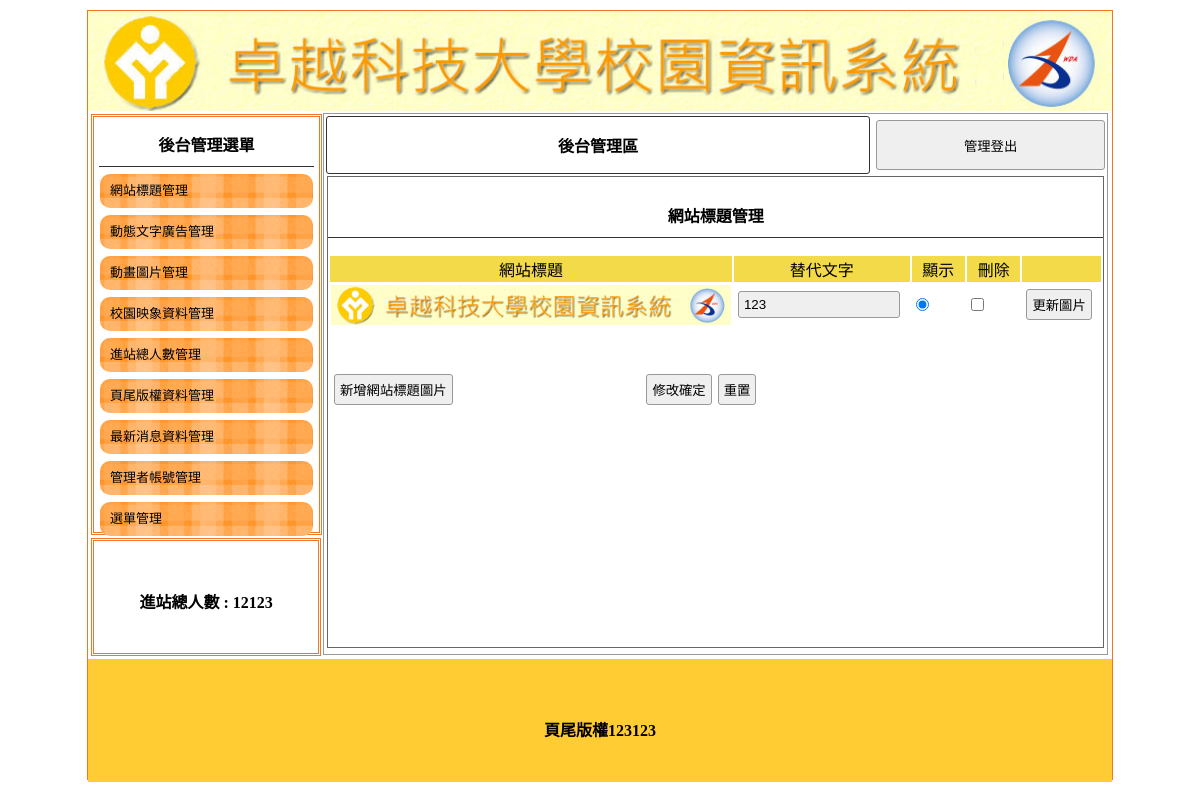
The app's page /admin.php with its own data.
### tables this page shows
CREATE TABLE `title` (
  `id` int(11) NOT NULL,
  `file` text NOT NULL,
  `text` text NOT NULL,
  `display` int(11) NOT NULL
);

CREATE TABLE `total` (
  `total` int(11) NOT NULL
);

CREATE TABLE `bottom` (
  `bottom` text NOT NULL
);

### sql.php (called while the page is built, shortened)
<?php
	$link = mysqli_connect("localhost", "root", "", "dbxx");
	mysqli_query($link, "set names utf8");
	function mq($sql)
	{
		global $link;
		return mysqli_query($link, $sql);
	}
	function fa($r)
	{
		return mysqli_fetch_array($r);
	}
	function fa2(&$row, $r)
	{
		return $row = mysqli_fetch_array($r);
	}
	function sql($tb, $dis)
	{
		$r = "select * from ".$tb;
		if($dis) 	$r .= " where display = 1";
		return $r;
	}
	$result = mq(sql("title", 1));
	while(fa2($row, $result))
	{
		$title = "img/".$row["file"];
		$title_text = $row["text"];
	}
	$bottom = fa(mq(sql("bottom", 0)))[0];
	$total = fa(mq(sql("total", 0)))[0];
?>

### atitle.php (the view, shortened to what this page needs)
                        <p class="t cent botli">網站標題管理</p>
    <form method="post" action="api.php?do=title">
<table width="100%">
	<tbody><tr class="yel">
    	<td width="45%">網站標題</td><td width="23%">替代文字</td><td width="7%">顯示</td><td width="7%">刪除</td><td></td>
                </tr>
	<?php
		$result = mq(sql("title", 0));
		while(fa2($row, $result))
		{
			?>
			<tr>
			<td><img src="img/<?=$row["file"]?>" width="400"></td>
			<td><input type="text" value="<?=$row["text"]?>" name="text[<?=$row["id"]?>]"></td>
			<td><input type="radio" value="<?=$row["id"]?>" name="display" <?=($row["display"])?"checked":""?>></td>
			<td><input type="checkbox" value="<?=$row["id"]?>" name="del[]"></td>
			<td><input type="button" onclick="op('#cover','#cvr','view.php?do=uptitle&id=<?=$row["id"]?>')" value="更新圖片"></td>
			</tr>
			<?php
		}
	?>
</tbody></table>
       <table style="margin-top:40px; width:70%;">
 <tbody><tr>
  <td width="200px"><input type="button" onclick="op(&#39;#cover&#39;,&#39;#cvr&#39;,&#39;view.php?do=ntitle&#39;)" value="新增網站標題圖片"></td><td class="cent"><input type="submit" value="修改確定"><input type="reset" value="重置"></td>
 </tr>
</tbody></table>
    </form>

### admin.php (shortened to what this page needs)
<!DOCTYPE html PUBLIC "-//W3C//DTD XHTML 1.0 Transitional//EN" "http://www.w3.org/TR/xhtml1/DTD/xhtml1-transitional.dtd">
<html xmlns="http://www.w3.org/1999/xhtml"><head><meta http-equiv="Content-Type" content="text/html; charset=UTF-8">
<link href="./Management page_files/css.css" rel="stylesheet" type="text/css">
</head>
<?php include "sql.php"?>
<body>
	<div id="main">
    	<a title="<?=$title_text?>" href="index.php"><div class="ti" style="background:url(&#39;<?=$title?>&#39;); background-size:cover;"></div></a>
        	<div id="ms">
             	<div id="lf" style="float:left;">
            		<div id="menuput" class="dbor">
                    	                    		<span class="t botli">後台管理選單</span>
                			                            <a style="color:#000; font-size:13px; text-decoration:none;" href="admin.php">
                            	<div class="mainmu">
                    			網站標題管理             			</div>
                            </a>
							                            <a style="color:#000; font-size:13px; text-decoration:none;" href="?do=admin&redo=ad">
                            	<div class="mainmu">
                    			動態文字廣告管理                    			</div>
                            </a>
							                            <a style="color:#000; font-size:13px; text-decoration:none;" href="?do=admin&redo=mvim">
                            	<div class="mainmu">
                    			動畫圖片管理                    			</div>
                            </a>
							                            <a style="color:#000; font-size:13px; text-decoration:none;" href="?do=admin&redo=image">
                            	<div class="mainmu">
                    			校園映象資料管理                    			</div>
                            </a>
										    <a style="color:#000; font-size:13px; text-decoration:none;" href="?do=admin&redo=total">
                            	<div class="mainmu">
                    			進站總人數管理                    			</div>
                            </a>
							                            <a style="color:#000; font-size:13px; text-decoration:none;" href="?do=admin&redo=bottom">
                            	<div class="mainmu">
                    			頁尾版權資料管理                    			</div>
                            </a>
							                            <a style="color:#000; font-size:13px; text-decoration:none;" href="?do=admin&redo=news">
                            	<div class="mainmu">
                    			最新消息資料管理                    			</div>
                            </a>
							                            <a style="color:#000; font-size:13px; text-decoration:none;" href="?do=admin&redo=admin">
                            	<div class="mainmu">
                    			管理者帳號管理                    			</div>
                            </a>
										    <a style="color:#000; font-size:13px; text-decoration:none;" href="?do=admin&redo=menu">
                            	<div class="mainmu">
                    			選單管理                    			</div>
                            </a>
							                    </div>
                    <div class="dbor" style="margin:3px; width:95%; height:20%; line-height:100px;">
                    	<span class="t">進站總人數 :
                        	<?=$total?>                        </span>
                    </div>
        		</div>
                <div class="di" style="height:540px; border:#999 1px solid; width:76.5%; margin:2px 0px 0px 0px; float:left; position:relative; left:20px;">
                                                    <table width="100%">
                                	<tbody><tr>
                                    	<td style="width:70%;font-weight:800; border:#333 1px solid; border-radius:3px;" class="cent"><a href="?do=admin" style="color:#000; text-decoration:none;">後台管理區</a></td><td><button onclick="document.cookie=&#39;user=&#39;;location.replace(&#39;api.php?do=out&#39;)" style="width:99%; margin-right:2px; height:50px;">管理登出</button></td>
                                    </tr>
                                </tbody></table>
                                <div style="width:99%; height:87%; margin:auto; overflow:auto; border:#666 1px solid;">
								<?php
									if(empty($_GET["redo"]))	include "atitle.php";
									else 	include "a".$_GET["redo"].".php";
								?>
                                    </div>
                                                </div>
                             </div>
            	<div style="width:1024px; left:0px; position:relative; background:#FC3; margin-top:4px; height:123px; display:block;">
                	<span class="t" style="line-height:123px;"><?=$bottom?></span>
                </div>
    </div>
</body></html>

### Management page_files/css.css (style rules this page uses)
body { padding:0px; margin:0px; }
#main { width:1024px; height:768px; margin:10px auto 10px auto; border:#EE7728 1px solid; position:relative; }
.ti { width:100%; height:100px; position:relative; background-size:cover; background-repeat:no-repeat; }
.dbor { border:#EE7728 double 3px; margin:1px; padding:2px 10px 2px 10px; }
.t { font-weight:800; display:block; text-align:center; padding:10px 1px 10px 1px; }
.botli { border-bottom:#333 1px solid; }
.mainmu { position:relative; border-radius:10px; background:url(icon/menu.fw.png) center no-repeat; background-size:cover; line-height:30px; padding:2px 10px 2px 10px; margin:7px 1px 7px 1px; }
#lf { height:540px; width:21%; display:inline-block; }
#menuput { width:100%; height:75%; position:relative; padding:5px; display:block; margin: 3px; }
.di { display:inline-block; }
.cent { text-align:center; }
input,button { border:#999 1px solid; border-radius:3px; background:#EFEFEF; padding:5px; margin:3px; }
input[type=text],input[type=password] { width:150px; }
.yel td { background:#F3DA49; text-align:center; }

### records on screen
title: file (picture), text "123", display "☑"
total: total "12123"
bottom: bottom "頁尾版權123123"
